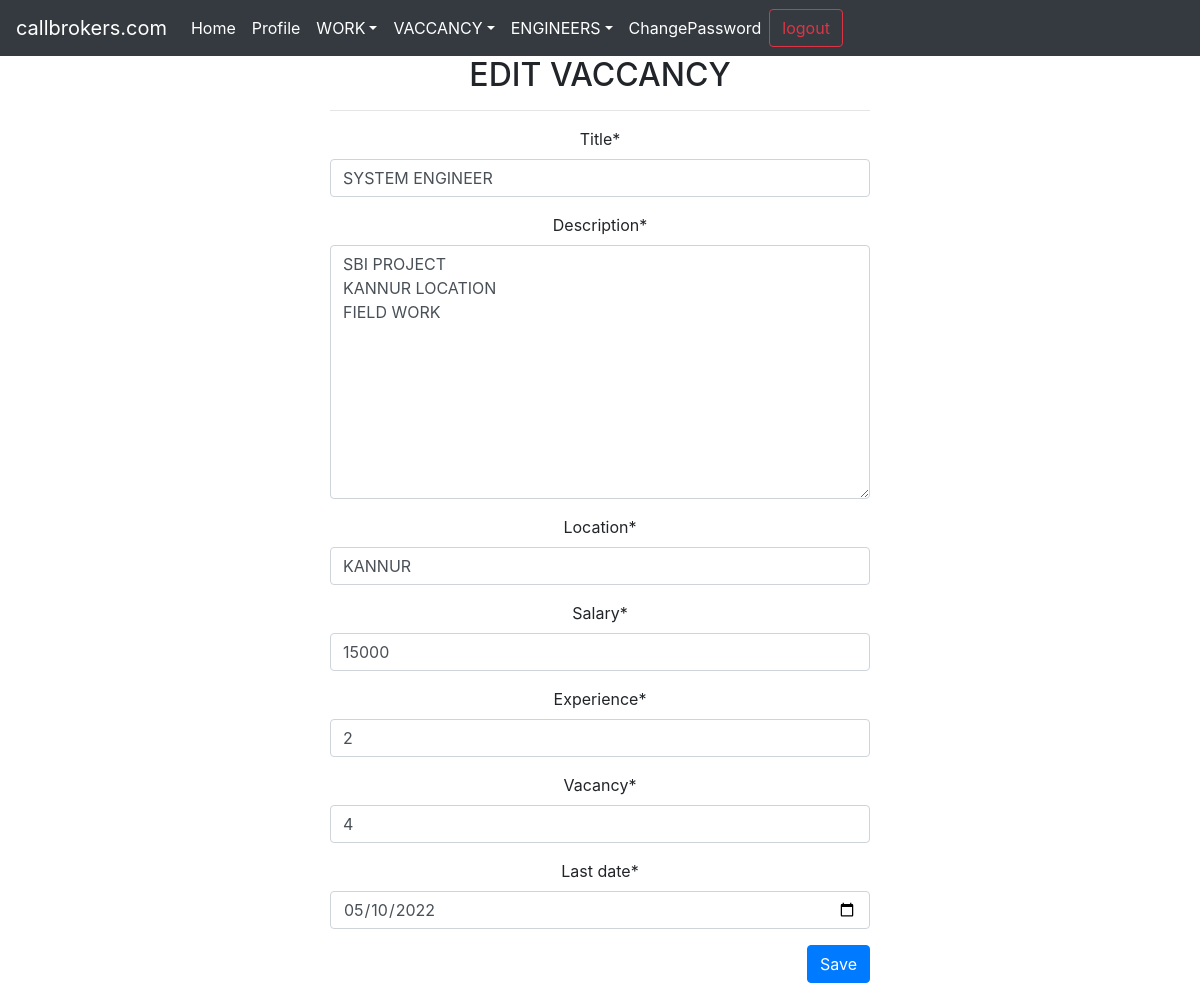
Screenshot of /company/edit_vaccancy/1/ with the database file from the repository.
### company/models.py (models this page shows, shortened)
class Vaccany(models.Model):
    user = models.ForeignKey(User, on_delete=models.CASCADE)
    title = models.CharField(max_length=100)
    description = models.TextField()
    location = models.CharField(max_length=100)
    salary = models.IntegerField()
    experience = models.IntegerField()
    vacancy = models.IntegerField()
    last_date = models.DateField()

### company/views.py (the view, shortened to what this page needs)
# urls.py: path('edit_vaccancy/<int:v_id>/', edit_vaccancy, name='company_edit_vaccancy_detail'),
def edit_vaccancy(request,v_id):
    work = Vaccany.objects.get(id=v_id)
    if request.method == 'GET':
        context = {}
        context['form'] = VaccanyForm(instance=work)
        return render(request,'company/edit_vaccancy.html',context)

### company/forms.py
class VaccanyForm(forms.ModelForm):
    class Meta:
        model = Vaccany
        exclude = ('user',)
        widgets = {
            'last_date': DateField(),
        }

### company/templates/company/edit_vaccancy.html (shortened to what this page needs)
{% extends 'company/shared/base.html' %}
{% load static %}
{% load crispy_forms_tags %}
{% block content %}
<div class="container">
    <div class="row">
        <div class="col-md-6 offset-3 text-center">
            <h2>EDIT VACCANCY</h2>
            <hr>
            <form method="post">
                {{form|crispy}}
                <div class="form-group text-right">
                    <button type="submit" class="btn btn-primary">Save</button>
                </div>
            </form>
        </div>
    </div>
</div>
{% endblock content %}

### rows the page displays
Vaccany: title "SYSTEM ENGINEER", description "SBI PROJECT KANNUR LOCATION FIELD WORK", location "KANNUR", salary "15000", experience "2", vacancy "4", last_date "05/10/2022"
